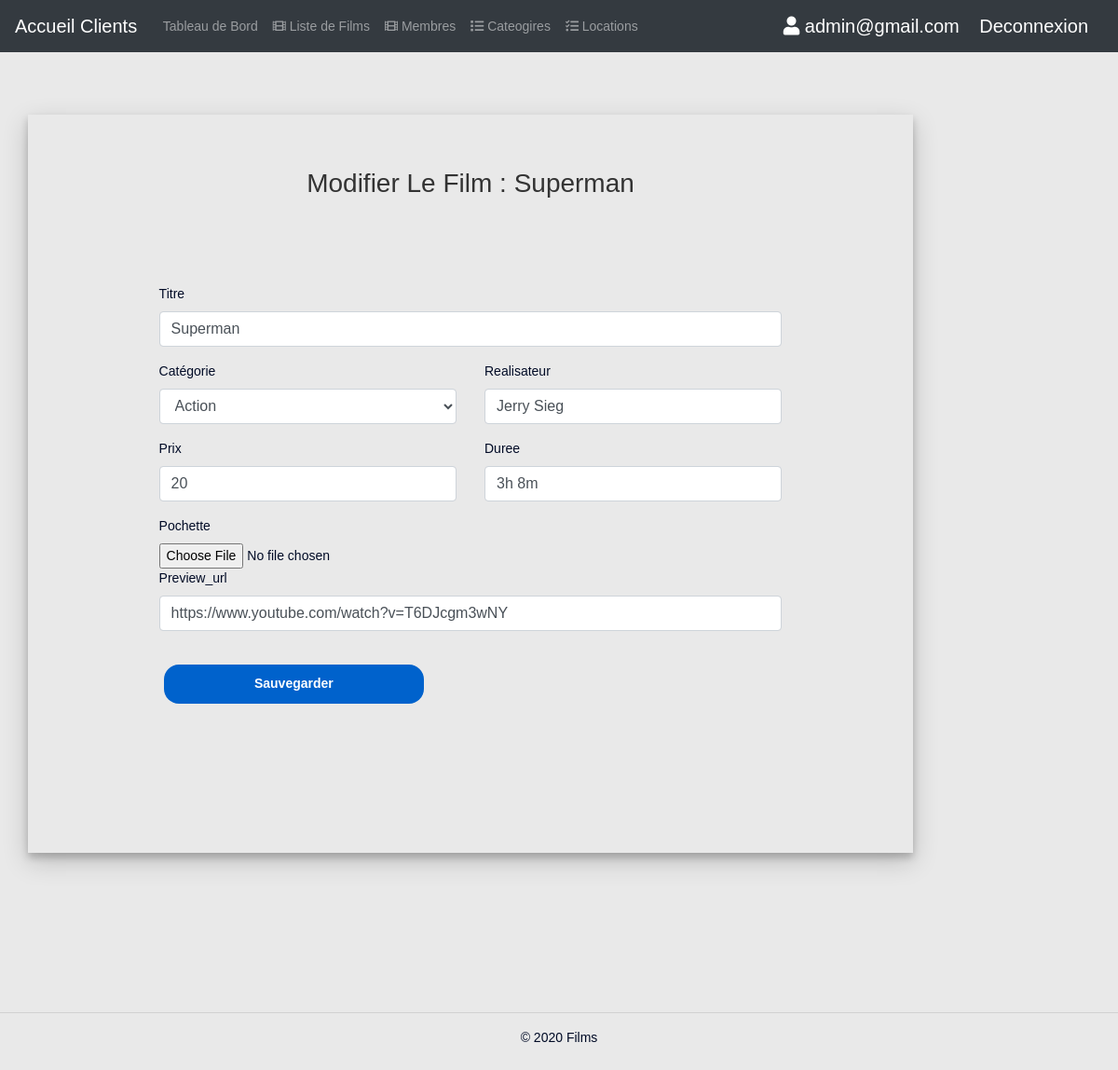
The page /viewsfilms/admin/newFilm.php?edit=1 (signed in) on the database its author committed.
### tables this page shows
CREATE TABLE `films` (
  `id` int(11) unsigned NOT NULL AUTO_INCREMENT,
  `category_id` int(11) DEFAULT NULL,
  `titre` varchar(255) NOT NULL DEFAULT '',
  `image` text NOT NULL,
  `preview_url` text NOT NULL,
  `auteur` varchar(255) DEFAULT NULL,
  `duree` varchar(10) DEFAULT NULL,
  `prix` int(11) unsigned NOT NULL,
  `created_at` timestamp NOT NULL DEFAULT CURRENT_TIMESTAMP,
  `updated_at` timestamp NOT NULL DEFAULT CURRENT_TIMESTAMP,
  PRIMARY KEY (`id`)
);

CREATE TABLE `categories` (
  `id` int(11) unsigned NOT NULL AUTO_INCREMENT,
  `titre` varchar(255) DEFAULT NULL,
  `slug` varchar(255) DEFAULT NULL,
  `created_at` timestamp NULL DEFAULT CURRENT_TIMESTAMP,
  `updated_at` timestamp NULL DEFAULT CURRENT_TIMESTAMP,
  PRIMARY KEY (`id`)
);

### viewsfilms/includes/db.php (called while the page is built, shortened)
<?php
  function getFilmById($film_id,$conn){
    try {
          $stmt = $conn->prepare( "SELECT * FROM films WHERE id = ?");
          $stmt->execute([$film_id]);
          return $stmt->fetch();
    } catch(PDOException $e) {
      die("Error While getting a Film By Id: " . $e->getMessage());
    }
  }
?>

### viewsfilms/admin/newFilm.php (the view, shortened to what this page needs)
<?php
  include("../includes/db.php");
  try {
    if(isset($_GET['edit'])){
      $id = $_GET['edit'];
    }
  }
  catch(PDOException $error){
    $errorMsg = $error->getMessage();
  }
?>
<!DOCTYPE html>
<html lang="en">
<head>
  <?php include_once("../includes/header.php"); ?>
  <link rel="stylesheet" href="../../css/style.css">
</head>
<body>
  <main role="main">
    <?php include_once("../includes/adminMenu.php"); ?>
    <div class="col pt-2">
      <?php if (isset($id) && !empty($id) ){
        $film = getFilmById($id,$conn); ?>
      <div class="row justify-content-center ">
        <div class="col-12">
          <div class="container login-container">
            <div class="row">
              <div class="col-md-10 login-form-1">
                <h3 class=" d-none d-sm-block text-center">
                  Modifier Le Film : <?php echo $film["titre"]; ?>
                </h3>
                <form method="post" enctype="multipart/form-data">
                  <div class="form-group">
                    <div class="row">
                      <div class="col-md-12">
                        <label>Titre</label>
                        <input type="text" name="titre" class="form-control" value="<?php echo $film["titre"]; ?>" />
                      </div>
                    </div>
                  </div>
                  <div class="form-group">
                    <div class="row">
                      <div class="col-md-6">
                        <label>Catégorie</label>
                        <select class="form-control" name="category_id">
                          <?php foreach($categories as $categorie) {?>
                          <option value="<?php echo $categorie['id'];?>"
                            <?php if($categorie["id"]== $film["category_id"]) echo "selected"; ?>>
                            <?php echo $categorie['titre'];?></option>
                          <?php }?>
                        </select>
                      </div>
                      <div class="col-md-6">
                        <label>Realisateur</label>
                        <input type="text" name="auteur" class="form-control" value="<?php echo $film["auteur"]; ?>" />
                      </div>
                    </div>
                  </div>
                  <div class="form-group">
                    <div class="row">
                      <div class="col-md-6">
                        <label>Prix</label>
                        <input type="number" name="prix" class="form-control" value="<?php echo $film["prix"]; ?>" />
                      </div>
                      <div class="col-md-6">
                        <label>Duree</label>
                        <input type="text" name="duree" class="form-control" value="<?php echo $film["duree"]; ?>" />
                      </div>
                    </div>
                  </div>
                  <div class="form-group">
                    <div class="row">
                      <div class="col-md-12">
                        <label for="Pochette">Pochette</label>
                        <input type="file" name="image" class="form-control-file" id="Pochette">
                      </div>
                      <div class="col-md-12">
                        <label>Preview_url</label>
                        <input type="link" name="preview_url" class="form-control"
                          value="<?php echo $film["preview_url"]; ?>" />
                      </div>
                    </div>
                  </div>
                  <div class="row">
                    <input type="submit" name="updateFilm" class="btnSubmit" value="Sauvegarder" />
                  </div>
                </form>
              </div>
            </div>
          </div>
        </div>
      </div>
      <?php } ?>
    </div>
  </main>
  <?php include_once("../includes/footer.php");?>
</body>
</html>

### css/style.css (style rules this page uses)
body { height: 100%; width: 100%; background: #e9e9e9; font-family: 'Arimo', Arial, sans-serif; font-weight: 400; font-size: 14px; color: #010b26; }
* { -webkit-transition: 300ms; transition: 300ms; }
h1, h2, h3, h4, h5, p { font-weight: 400; }
.login-container { margin-top: 5%; margin-bottom: 5%; }
.login-form-1 { padding: 5%; box-shadow: 0 5px 8px 0 rgba(0, 0, 0, 0.2), 0 9px 26px 0 rgba(0, 0, 0, 0.19); }
.login-form-1 h3 { text-align: center; color: #333; }
.login-container form { padding: 10%; }
.btnSubmit { width: 40%; border-radius: 1rem; text-align: center; padding: 1.5%; margin:20px; border: none; cursor: pointer; }
.login-form-1 .btnSubmit { font-weight: 600; color: #fff; background-color: #0062cc; }

### rows shown on the page
films: titre "Superman", category_id "Action", auteur "Jerry Sieg", prix "20", duree "3h 8m", preview_url "https://www.youtube.com/watch?v=T6DJcgm3wNY"

### other values the page prints
$_SESSION["email"] "admin@gmail.com"
